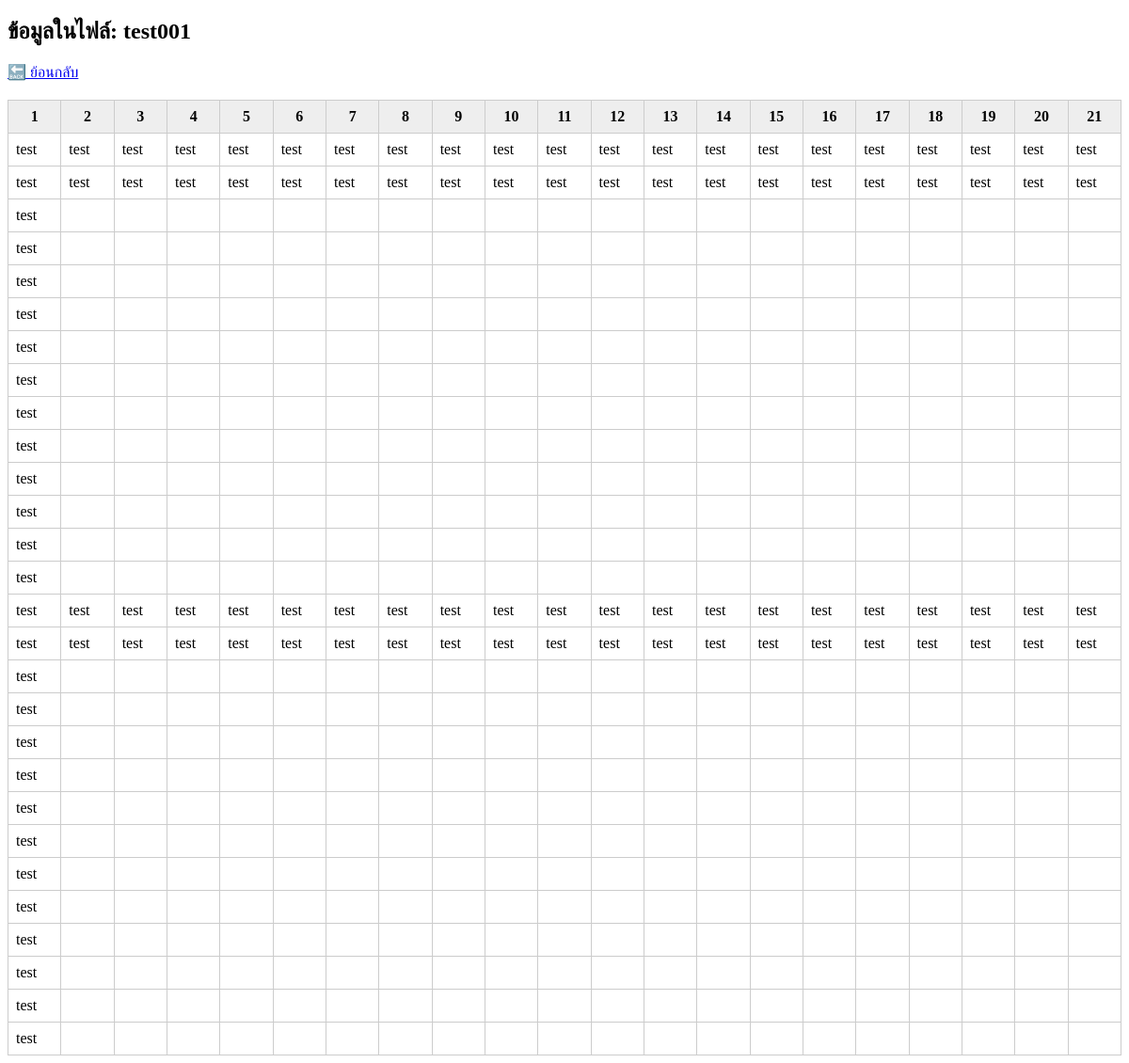
/php/view_table_user.php?table=test001 (signed in), run on the app's committed database.
### tables this page shows
CREATE TABLE `test001` (
  `id` int(11) NOT NULL,
  `1` varchar(255) DEFAULT NULL,
  `2` varchar(255) DEFAULT NULL,
  `3` varchar(255) DEFAULT NULL,
  `4` varchar(255) DEFAULT NULL,
  `5` varchar(255) DEFAULT NULL,
  `6` varchar(255) DEFAULT NULL,
  `7` varchar(255) DEFAULT NULL,
  `8` varchar(255) DEFAULT NULL,
  `9` varchar(255) DEFAULT NULL,
  `10` varchar(255) DEFAULT NULL,
  `11` varchar(255) DEFAULT NULL,
  `12` varchar(255) DEFAULT NULL,
  `13` varchar(255) DEFAULT NULL,
  `14` varchar(255) DEFAULT NULL,
  `15` varchar(255) DEFAULT NULL,
  `16` varchar(255) DEFAULT NULL,
  `17` varchar(255) DEFAULT NULL,
  `18` varchar(255) DEFAULT NULL,
  `19` varchar(255) DEFAULT NULL,
  `20` varchar(255) DEFAULT NULL,
  `21` varchar(255) DEFAULT NULL
);

### php/view_table_user.php (the view, shortened to what this page needs)
<?php
include 'config_db.php';
$role = $_SESSION['role'];
$table = isset($_GET['table']) ? preg_replace('/[^\p{L}\p{M}\p{N}_]/u', '', $_GET['table']) : '';
$result = $conn->query("SELECT * FROM `$table`");
?>
<!DOCTYPE html>
<html lang="th">
<head>
</head>
<body>
<h2>ข้อมูลในไฟล์: <?php echo htmlspecialchars($table); ?></h2>
<a href="<?php echo ($role === 'admin') ? 'admin.php' : 'user.php'; ?>">🔙 ย้อนกลับ</a>
<div class="table-container">
    <table>
        <?php if ($result->num_rows > 0): ?>
            <thead>
                <tr>
                    <?php
                    $firstRow = $result->fetch_assoc();
                    $columns = array_keys($firstRow);
                    $columns_no_id = array_filter($columns, fn($col) => $col !== 'id');
                    foreach ($columns_no_id as $col) {
                        echo "<th>" . htmlspecialchars($col) . "</th>";
                    }
                    ?>
                </tr>
            </thead>
            <tbody>
                <?php
                echo "<tr data-id='{$firstRow['id']}'>";
                foreach ($columns_no_id as $col) {
                    echo "<td contenteditable='true' data-id='{$firstRow['id']}' data-column='" . htmlspecialchars($col) . "' data-table='" . htmlspecialchars($table) . "'>" . htmlspecialchars($firstRow[$col]) . "</td>";
                }
                echo "</tr>";
                while ($row = $result->fetch_assoc()) {
                    echo "<tr data-id='{$row['id']}'>";
                    foreach ($columns_no_id as $col) {
                        echo "<td contenteditable='true' data-id='{$row['id']}' data-column='" . htmlspecialchars($col) . "' data-table='" . htmlspecialchars($table) . "'>" . htmlspecialchars($row[$col]) . "</td>";
                    }
                    echo "</tr>";
                }
                ?>
            </tbody>
        <?php else: ?>
            <tr><td colspan="100%">ไม่มีข้อมูลในตาราง</td></tr>
        <?php endif; ?>
    </table>
</div>
</body>
</html>

### php/view_table_user.php (style rules this page uses)
table { width: 100%; border-collapse: collapse; margin-top: 20px; }
th, td { border: 1px solid #ccc; padding: 8px; }
th { background-color: #eee; }
td[contenteditable="true"] { background-color:rgb(255, 255, 255); }

### data on the page
test001: 1 "test", 2 "test", 3 "test", 4 "test", 5 "test", 6 "test", 7 "test", 8 "test", 9 "test", 10 "test", 11 "test", 12 "test", 13 "test", 14 "test", 15 "test", 16 "test", 17 "test", 18 "test", 19 "test", 20 "test", 21 "test"
test001: 1 "test", 2 "test", 3 "test", 4 "test", 5 "test", 6 "test", 7 "test", 8 "test", 9 "test", 10 "test", 11 "test", 12 "test", 13 "test", 14 "test", 15 "test", 16 "test", 17 "test", 18 "test", 19 "test", 20 "test", 21 "test"
test001: 1 "test"
test001: 1 "test"
test001: 1 "test"
test001: 1 "test"
test001: 1 "test"
test001: 1 "test"
test001: 1 "test"
test001: 1 "test"
test001: 1 "test"
test001: 1 "test"
test001: 1 "test"
test001: 1 "test"
test001: 1 "test", 2 "test", 3 "test", 4 "test", 5 "test", 6 "test", 7 "test", 8 "test", 9 "test", 10 "test", 11 "test", 12 "test", 13 "test", 14 "test", 15 "test", 16 "test", 17 "test", 18 "test", 19 "test", 20 "test", 21 "test"
test001: 1 "test", 2 "test", 3 "test", 4 "test", 5 "test", 6 "test", 7 "test", 8 "test", 9 "test", 10 "test", 11 "test", 12 "test", 13 "test", 14 "test", 15 "test", 16 "test", 17 "test", 18 "test", 19 "test", 20 "test", 21 "test"
test001: 1 "test"
test001: 1 "test"
test001: 1 "test"
test001: 1 "test"
test001: 1 "test"
test001: 1 "test"
test001: 1 "test"
test001: 1 "test"
test001: 1 "test"
test001: 1 "test"
test001: 1 "test"
test001: 1 "test"

### other printed values
$table "test001"
$col "1"
$col "2"
$col "3"
$col "4"
$col "5"
$col "6"
$col "7"
$col "8"
$col "9"
$col "10"
$col "11"
$col "12"
$col "13"
$col "14"
